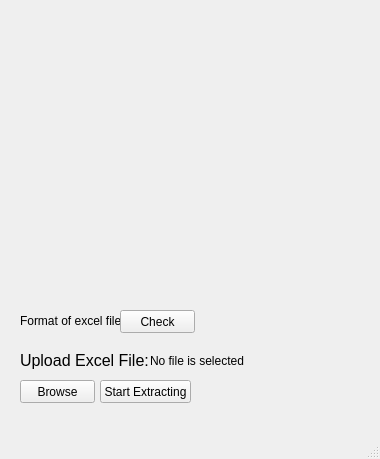
<?xml version="1.0" encoding="UTF-8"?>
<ui version="4.0">
 <class>MainWindow</class>
 <widget class="QMainWindow" name="MainWindow">
  <property name="geometry">
   <rect>
    <x>0</x>
    <y>0</y>
    <width>380</width>
    <height>459</height>
   </rect>
  </property>
  <property name="windowTitle">
   <string>MainWindow</string>
  </property>
  <widget class="QWidget" name="centralwidget">
   <widget class="QLabel" name="label">
    <property name="geometry">
     <rect>
      <x>0</x>
      <y>40</y>
      <width>381</width>
      <height>261</height>
     </rect>
    </property>
    <property name="text">
     <string/>
    </property>
    <property name="pixmap">
     <pixmap>image/bot_image.png</pixmap>
    </property>
    <property name="scaledContents">
     <bool>true</bool>
    </property>
   </widget>
   <widget class="QLabel" name="label_2">
    <property name="geometry">
     <rect>
      <x>0</x>
      <y>0</y>
      <width>381</width>
      <height>41</height>
     </rect>
    </property>
    <property name="text">
     <string/>
    </property>
    <property name="pixmap">
     <pixmap>image/header.JPG</pixmap>
    </property>
    <property name="scaledContents">
     <bool>true</bool>
    </property>
   </widget>
   <widget class="QPushButton" name="pushButton">
    <property name="geometry">
     <rect>
      <x>20</x>
      <y>380</y>
      <width>75</width>
      <height>23</height>
     </rect>
    </property>
    <property name="text">
     <string>Browse</string>
    </property>
    <property name="default">
     <bool>false</bool>
    </property>
   </widget>
   <widget class="QLabel" name="label_3">
    <property name="geometry">
     <rect>
      <x>20</x>
      <y>350</y>
      <width>141</width>
      <height>21</height>
     </rect>
    </property>
    <property name="font">
     <font>
      <pointsize>12</pointsize>
     </font>
    </property>
    <property name="text">
     <string>Upload Excel File:</string>
    </property>
   </widget>
   <widget class="QLabel" name="label_4">
    <property name="geometry">
     <rect>
      <x>150</x>
      <y>350</y>
      <width>221</width>
      <height>21</height>
     </rect>
    </property>
    <property name="text">
     <string>No file is selected</string>
    </property>
   </widget>
   <widget class="QPushButton" name="pushButton_2">
    <property name="geometry">
     <rect>
      <x>100</x>
      <y>380</y>
      <width>91</width>
      <height>23</height>
     </rect>
    </property>
    <property name="text">
     <string>Start Extracting</string>
    </property>
   </widget>
   <widget class="QLabel" name="label_5">
    <property name="geometry">
     <rect>
      <x>20</x>
      <y>310</y>
      <width>101</width>
      <height>21</height>
     </rect>
    </property>
    <property name="text">
     <string>Format of excel file:</string>
    </property>
   </widget>
   <widget class="QPushButton" name="pushButton_3">
    <property name="geometry">
     <rect>
      <x>120</x>
      <y>310</y>
      <width>75</width>
      <height>23</height>
     </rect>
    </property>
    <property name="text">
     <string>Check</string>
    </property>
   </widget>
  </widget>
  <widget class="QMenuBar" name="menubar">
   <property name="geometry">
    <rect>
     <x>0</x>
     <y>0</y>
     <width>380</width>
     <height>21</height>
    </rect>
   </property>
  </widget>
  <widget class="QStatusBar" name="statusbar"/>
 </widget>
 <resources/>
 <connections/>
</ui>
